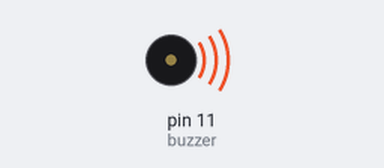
Bench run of a sketch on a simulated Arduino Uno, built with avr-gcc and run on an emulated ATmega328P. On the bench: buzzer (waves = sounding).

Above: at 0.1 s.
At 74.4 s:
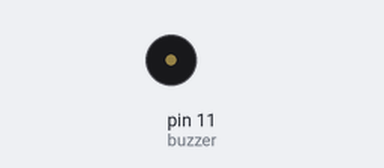
Timing chart, 0 to 75.9 s (numbered marks = the images above):
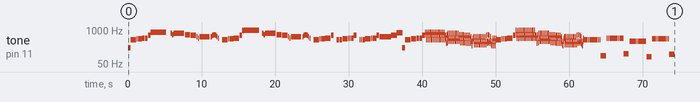

The sketch:

Hurricane_Ran-D.ino
```cpp
/*
  Hurricane by Ran-D
  Connect a piezo buzzer or speaker to pin 11 or select a new pin.
  More songs available at https://github.com/robsoncouto/arduino-songs

                                              Robson Couto, 2019
                                              Leo Wels, 2022
*/
#define NOTE_B0  31
#define NOTE_C1  33
#define NOTE_CS1 35
#define NOTE_D1  37
#define NOTE_DS1 39
#define NOTE_E1  41
#define NOTE_F1  44
#define NOTE_FS1 46
#define NOTE_G1  49
#define NOTE_GS1 52
#define NOTE_A1  55
#define NOTE_AS1 58
#define NOTE_B1  62
#define NOTE_C2  65
#define NOTE_CS2 69
#define NOTE_D2  73
#define NOTE_DS2 78
#define NOTE_E2  82
#define NOTE_F2  87
#define NOTE_FS2 93
#define NOTE_G2  98
#define NOTE_GS2 104
#define NOTE_A2  110
#define NOTE_AS2 117
#define NOTE_B2  123
#define NOTE_C3  131
#define NOTE_CS3 139
#define NOTE_D3  147
#define NOTE_DS3 156
#define NOTE_E3  165
#define NOTE_F3  175
#define NOTE_FS3 185
#define NOTE_G3  196
#define NOTE_GS3 208
#define NOTE_A3  220
#define NOTE_AS3 233
#define NOTE_B3  247
#define NOTE_C4  262
#define NOTE_CS4 277
#define NOTE_D4  294
#define NOTE_DS4 311
#define NOTE_E4  330
#define NOTE_F4  349
#define NOTE_FS4 370
#define NOTE_G4  392
#define NOTE_GS4 415
#define NOTE_A4  440
#define NOTE_AS4 466
#define NOTE_B4  494
#define NOTE_C5  523
#define NOTE_CS5 554
#define NOTE_D5  587
#define NOTE_DS5 622
#define NOTE_E5  659
#define NOTE_F5  698
#define NOTE_FS5 740
#define NOTE_G5  784
#define NOTE_GS5 831
#define NOTE_A5  880
#define NOTE_AS5 932
#define NOTE_B5  988
#define NOTE_C6  1047
#define NOTE_CS6 1109
#define NOTE_D6  1175
#define NOTE_DS6 1245
#define NOTE_E6  1319
#define NOTE_F6  1397
#define NOTE_FS6 1480
#define NOTE_G6  1568
#define NOTE_GS6 1661
#define NOTE_A6  1760
#define NOTE_AS6 1865
#define NOTE_B6  1976
#define NOTE_C7  2093
#define NOTE_CS7 2217
#define NOTE_D7  2349
#define NOTE_DS7 2489
#define NOTE_E7  2637
#define NOTE_F7  2794
#define NOTE_FS7 2960
#define NOTE_G7  3136
#define NOTE_GS7 3322
#define NOTE_A7  3520
#define NOTE_AS7 3729
#define NOTE_B7  3951
#define NOTE_C8  4186
#define NOTE_CS8 4435
#define NOTE_D8  4699
#define NOTE_DS8 4978
#define REST      0


// change this to make the song slower or faster
int tempo = 154;

// change this to whichever pin you want to use
int buzzer = 11;

// notes of the moledy followed by the duration.
// a 4 means a quarter note, 8 an eighteenth , 16 sixteenth, so on
// !!negative numbers are used to represent dotted notes,
// so -4 means a dotted quarter note, that is, a quarter plus an eighteenth!!
int melody[] = {

  // Hurricane
  // Score available at https://musescore.com/user/8407786/scores/2156716

  NOTE_GS3,4, NOTE_GS4,8, NOTE_GS4,8, NOTE_GS4,4, NOTE_AS4,8, NOTE_AS4,8,
  NOTE_AS4,4, NOTE_B4,8, NOTE_B4,8, NOTE_B4,4, NOTE_DS5,4,NOTE_GS5,-1, REST,4,
  NOTE_FS5,8, NOTE_E5,8, NOTE_FS5,1, NOTE_E5,2, NOTE_DS5,2, NOTE_CS5,8, NOTE_B4,8,
  NOTE_CS5,1, NOTE_CS5,8, NOTE_DS5,8, NOTE_E5,8, NOTE_DS5,8, NOTE_CS5,8, NOTE_B4,8,

  REST,4, NOTE_GS4,8, NOTE_GS4,8, NOTE_GS4,4, NOTE_AS4,8, NOTE_AS4,8,NOTE_AS4,4,
  NOTE_B4,8, NOTE_B4,8, NOTE_B4,4, NOTE_DS5,4,NOTE_B5,16, NOTE_AS5,16,NOTE_B5,-1, REST,8,
  NOTE_FS5,8, NOTE_E5,8,NOTE_FS5,1, NOTE_E5,2, NOTE_DS5,2, NOTE_CS5,8, NOTE_B4,8,
  NOTE_CS5,1, NOTE_CS5,8, NOTE_DS5,8, NOTE_E5,8, NOTE_DS5,8, NOTE_CS5,8, NOTE_B4,8,

  REST,4, NOTE_GS4,8, NOTE_GS4,8, NOTE_GS4,4, NOTE_AS4,8, NOTE_AS4,8,
  NOTE_AS4,4, NOTE_B4,8, NOTE_B4,8, NOTE_B4,4, NOTE_DS5,4,

  REST,4, NOTE_GS4,8, NOTE_GS4,8, NOTE_GS4,4, NOTE_AS4,8, NOTE_AS4,8,
  NOTE_AS4,4, NOTE_B4,8, NOTE_B4,8, NOTE_B4,4, NOTE_DS5,4,

  REST,4, NOTE_GS4,8, NOTE_GS4,8, NOTE_GS4,4, NOTE_AS4,8, NOTE_AS4,8,
  NOTE_AS4,4, NOTE_B4,8, NOTE_B4,8, NOTE_B4,4, NOTE_DS5,4,
  NOTE_CS5,16, NOTE_CS5,16, NOTE_CS5,16, NOTE_CS5,16,
  NOTE_CS5,16, NOTE_CS5,16, NOTE_CS5,16, NOTE_CS5,16,
  NOTE_CS5,16, NOTE_CS5,16, NOTE_CS5,16, NOTE_CS5,16,
  NOTE_CS5,16, NOTE_CS5,16, NOTE_CS5,16, NOTE_CS5,16,
  NOTE_DS5,16, NOTE_DS5,16, NOTE_DS5,16, NOTE_DS5,16,
  NOTE_DS5,16, NOTE_DS5,16, NOTE_DS5,16, NOTE_DS5,16,
  NOTE_G5,16, NOTE_G5,16, NOTE_G5,16, NOTE_G5,16,
  NOTE_G5,16, NOTE_G5,16, NOTE_G5,16, NOTE_G5,16,

  NOTE_GS3,4, NOTE_GS4,8, NOTE_GS4,8, NOTE_GS4,4, NOTE_AS4,8, NOTE_AS4,8,
  NOTE_AS4,4, NOTE_B4,8, NOTE_B4,8, NOTE_B4,4, NOTE_DS5,4,
  //NOTE_GS5,-1,
  NOTE_GS5,24, NOTE_E5,24, NOTE_GS4,24, NOTE_GS5,24, NOTE_E5,24, NOTE_GS4,24,
  NOTE_GS5,24, NOTE_E5,24, NOTE_GS4,24, NOTE_GS5,24, NOTE_E5,24, NOTE_GS4,24,
  NOTE_GS5,24, NOTE_E5,24, NOTE_GS4,24, NOTE_GS5,24, NOTE_E5,24, NOTE_GS4,24,
  NOTE_GS5,24, NOTE_E5,24, NOTE_GS4,24, NOTE_GS5,24, NOTE_E5,24, NOTE_GS4,24,
  NOTE_GS5,24, NOTE_E5,24, NOTE_GS4,24, NOTE_GS5,24, NOTE_E5,24, NOTE_GS4,24,
  NOTE_GS5,24, NOTE_E5,24, NOTE_GS4,24, NOTE_GS5,24, NOTE_E5,24, NOTE_GS4,24,
  //REST,4,
  NOTE_GS5,24, NOTE_E5,24, NOTE_GS4,24, NOTE_GS5,24, NOTE_E5,24, NOTE_GS4,24,
  //NOTE_FS5,8,
  NOTE_DS5,24, NOTE_B4, 24, NOTE_DS4,24,
  //NOTE_E5,8,
  NOTE_E5,24, NOTE_B4, 24, NOTE_E4,24,
  //NOTE_FS5,1,
  NOTE_FS5,24, NOTE_B4, 24, NOTE_FS4,24, NOTE_FS5,24, NOTE_B4, 24, NOTE_FS4,24,
  NOTE_FS5,24, NOTE_B4, 24, NOTE_FS4,24, NOTE_FS5,24, NOTE_B4, 24, NOTE_FS4,24,
  NOTE_FS5,24, NOTE_B4, 24, NOTE_FS4,24, NOTE_FS5,24, NOTE_B4, 24, NOTE_FS4,24,
  NOTE_FS5,24, NOTE_B4, 24, NOTE_FS4,24, NOTE_FS5,24, NOTE_B4, 24, NOTE_FS4,24,
  //NOTE_E5,2,
  NOTE_E5,24, NOTE_B4, 24, NOTE_E4,24, NOTE_E5,24, NOTE_B4, 24, NOTE_E4,24,
  NOTE_E5,24, NOTE_B4, 24, NOTE_E4,24, NOTE_E5,24, NOTE_B4, 24, NOTE_E4,24,
  //NOTE_DS5,2,
  NOTE_DS5,24, NOTE_B4, 24, NOTE_DS4,24, NOTE_DS5,24, NOTE_B4, 24, NOTE_DS4,24,
  NOTE_DS5,24, NOTE_B4, 24, NOTE_DS4,24, NOTE_DS5,24, NOTE_B4, 24, NOTE_DS4,24,
  //NOTE_CS5,8,
  NOTE_CS5,24, NOTE_FS4, 24, NOTE_CS4,24,
  //NOTE_B4,8,
  NOTE_B3,24, NOTE_FS4, 24, NOTE_B4,24,
  // NOTE_CS5,1,
  NOTE_CS5,24, NOTE_FS4, 24, NOTE_CS4,24, NOTE_CS5,24, NOTE_FS4, 24, NOTE_CS4,24,
  NOTE_CS5,24, NOTE_FS4, 24, NOTE_CS4,24, NOTE_CS5,24, NOTE_FS4, 24, NOTE_CS4,24,
  NOTE_CS5,24, NOTE_FS4, 24, NOTE_CS4,24, NOTE_CS5,24, NOTE_FS4, 24, NOTE_CS4,24,
  NOTE_CS5,24, NOTE_FS4, 24, NOTE_CS4,24, NOTE_CS5,24, NOTE_FS4, 24, NOTE_CS4,24,
  //NOTE_CS5,8,
  NOTE_CS5,24, NOTE_FS4, 24, NOTE_CS4,24,
  //NOTE_DS5,8,
  NOTE_DS5,24, NOTE_FS4, 24, NOTE_DS4,24,
  //NOTE_E5,8,
  NOTE_E5,24, NOTE_FS4, 24, NOTE_E4,24,
  //NOTE_DS5,8,
  NOTE_DS5,24, NOTE_FS4, 24, NOTE_DS4,24,
  //NOTE_CS5,8,
  NOTE_CS5,24, NOTE_FS4, 24, NOTE_CS4,24,
  //NOTE_B4,8,
  NOTE_B3,24, NOTE_FS4, 24, NOTE_B4,24,
  NOTE_B3,24, NOTE_FS4, 24, NOTE_B4,24, NOTE_B3,24, NOTE_FS4, 24, NOTE_B4,24,


  //REST,4,
  NOTE_GS4,8, NOTE_GS4,8, NOTE_GS4,4, NOTE_AS4,8, NOTE_AS4,8,NOTE_AS4,4,
  NOTE_B4,8, NOTE_B4,8, NOTE_B4,4, NOTE_DS5,4,
  //NOTE_B5,8,
  NOTE_B5,24, NOTE_E5, 24, NOTE_B4,24,
  //NOTE_AS5,8,
  NOTE_AS5,24, NOTE_E5, 24, NOTE_AS4,24,
  //NOTE_B5,-1,
  NOTE_B5,24, NOTE_E5, 24, NOTE_B4,24, NOTE_B5,24, NOTE_E5, 24, NOTE_B4,24,
  NOTE_B5,24, NOTE_E5, 24, NOTE_B4,24, NOTE_B5,24, NOTE_E5, 24, NOTE_B4,24,
  NOTE_B5,24, NOTE_E5, 24, NOTE_B4,24, NOTE_B5,24, NOTE_E5, 24, NOTE_B4,24,
  NOTE_B5,24, NOTE_E5, 24, NOTE_B4,24, NOTE_B5,24, NOTE_E5, 24, NOTE_B4,24,
  NOTE_B5,24, NOTE_E5, 24, NOTE_B4,24, NOTE_B5,24, NOTE_E5, 24, NOTE_B4,24,
  NOTE_B5,24, NOTE_E5, 24, NOTE_B4,24, NOTE_B5,24, NOTE_E5, 24, NOTE_B4,24,
  //NOTE_FS5,8,
  NOTE_DS5,24, NOTE_B4, 24, NOTE_DS4,24,
  //NOTE_E5,8,
  NOTE_E5,24, NOTE_B4, 24, NOTE_E4,24,
  //NOTE_FS5,1,
  NOTE_FS5,24, NOTE_B4, 24, NOTE_FS4,24, NOTE_FS5,24, NOTE_B4, 24, NOTE_FS4,24,
  NOTE_FS5,24, NOTE_B4, 24, NOTE_FS4,24, NOTE_FS5,24, NOTE_B4, 24, NOTE_FS4,24,
  NOTE_FS5,24, NOTE_B4, 24, NOTE_FS4,24, NOTE_FS5,24, NOTE_B4, 24, NOTE_FS4,24,
  NOTE_FS5,24, NOTE_B4, 24, NOTE_FS4,24, NOTE_FS5,24, NOTE_B4, 24, NOTE_FS4,24,
  //NOTE_E5,2,
  NOTE_E5,24, NOTE_B4, 24, NOTE_E4,24, NOTE_E5,24, NOTE_B4, 24, NOTE_E4,24,
  NOTE_E5,24, NOTE_B4, 24, NOTE_E4,24, NOTE_E5,24, NOTE_B4, 24, NOTE_E4,24,
  //NOTE_DS5,2,
  NOTE_DS5,24, NOTE_B4, 24, NOTE_DS4,24, NOTE_DS5,24, NOTE_B4, 24, NOTE_DS4,24,
  NOTE_DS5,24, NOTE_B4, 24, NOTE_DS4,24, NOTE_DS5,24, NOTE_B4, 24, NOTE_DS4,24,
  //NOTE_CS5,8,
  NOTE_CS5,24, NOTE_FS4, 24, NOTE_CS4,24,
  //NOTE_B4,8,
  NOTE_B3,24, NOTE_FS4, 24, NOTE_B4,24,
  // NOTE_CS5,1,
  NOTE_CS5,24, NOTE_FS4, 24, NOTE_CS4,24, NOTE_CS5,24, NOTE_FS4, 24, NOTE_CS4,24,
  NOTE_CS5,24, NOTE_FS4, 24, NOTE_CS4,24, NOTE_CS5,24, NOTE_FS4, 24, NOTE_CS4,24,
  NOTE_CS5,24, NOTE_FS4, 24, NOTE_CS4,24, NOTE_CS5,24, NOTE_FS4, 24, NOTE_CS4,24,
  NOTE_CS5,24, NOTE_FS4, 24, NOTE_CS4,24, NOTE_CS5,24, NOTE_FS4, 24, NOTE_CS4,24,
  //NOTE_CS5,8,
  NOTE_CS5,24, NOTE_FS4, 24, NOTE_CS4,24,
  //NOTE_DS5,8,
  NOTE_DS5,24, NOTE_FS4, 24, NOTE_DS4,24,
  //NOTE_E5,8,
  NOTE_E5,24, NOTE_FS4, 24, NOTE_E4,24,
  //NOTE_DS5,8,
  NOTE_DS5,24, NOTE_FS4, 24, NOTE_DS4,24,
  //NOTE_CS5,8,
  NOTE_CS5,24, NOTE_FS4, 24, NOTE_CS4,24,
  //NOTE_B4,8,
  NOTE_B3,24, NOTE_FS4, 24, NOTE_B4,24,

 /* NOTE_GS3,16, NOTE_GS3,16, NOTE_GS3,16, NOTE_GS3,16, NOTE_GS3,16, NOTE_GS3,16, NOTE_GS3,16, NOTE_GS3,16,
  NOTE_GS3,16, NOTE_GS3,16, NOTE_GS3,16, NOTE_GS3,16, NOTE_GS3,16, NOTE_GS3,16, NOTE_GS3,16, NOTE_GS3,16,
  NOTE_GS3,16, NOTE_GS3,16, NOTE_GS3,16, NOTE_GS3,16, NOTE_GS3,16, NOTE_GS3,16, NOTE_GS3,16, NOTE_GS3,16,
  NOTE_GS3,16, NOTE_GS3,16, NOTE_GS3,16, NOTE_GS3,16, NOTE_GS3,16, NOTE_GS3,16, NOTE_GS3,16, NOTE_GS3,16, /*
  NOTE_B3,16, NOTE_B3,16, NOTE_B3,16, NOTE_B3,16, NOTE_B3,16, NOTE_B3,16, NOTE_B3,16, NOTE_B3,16,
  NOTE_B3,16, NOTE_B3,16, NOTE_B3,16, NOTE_B3,16, NOTE_B3,16, NOTE_B3,16, NOTE_B3,16, NOTE_B3,16,
  NOTE_B3,16, NOTE_B3,16, NOTE_B3,16, NOTE_B3,16, NOTE_B3,16, NOTE_B3,16, NOTE_B3,16, NOTE_B3,16,
  NOTE_B3,16, NOTE_B3,16, NOTE_B3,16, NOTE_B3,16, NOTE_B3,16, NOTE_B3,16, NOTE_B3,16, NOTE_B3,16,
  NOTE_FS3,16, NOTE_FS3,16, NOTE_FS3,16, NOTE_FS3,16, NOTE_FS3,16, NOTE_FS3,16, NOTE_FS3,16, NOTE_FS3,16,
  NOTE_FS3,16, NOTE_FS3,16, NOTE_FS3,16, NOTE_FS3,16, NOTE_FS3,16, NOTE_FS3,16, NOTE_FS3,16, NOTE_FS3,16,
  NOTE_FS3,16, NOTE_FS3,16, NOTE_FS3,16, NOTE_FS3,16, NOTE_FS3,16, NOTE_FS3,16, NOTE_FS3,16, NOTE_FS3,16,
  NOTE_FS3,16, NOTE_FS3,16, NOTE_FS3,16, NOTE_FS3,16, NOTE_FS3,16, NOTE_FS3,16, NOTE_FS3,16, NOTE_FS3,16,
  NOTE_AS3,16, NOTE_AS3,16, NOTE_AS3,16, NOTE_AS3,16, NOTE_AS3,16, NOTE_AS3,16, NOTE_AS3,16, NOTE_AS3,16,
  NOTE_AS3,16, NOTE_AS3,16, NOTE_AS3,16, NOTE_AS3,16, NOTE_AS3,16, NOTE_AS3,16, NOTE_AS3,16, NOTE_AS3,16,
  NOTE_AS3,16, NOTE_AS3,16, NOTE_AS3,16, NOTE_AS3,16, NOTE_AS3,16, NOTE_AS3,16, NOTE_AS3,16, NOTE_AS3,16,
  NOTE_AS3,16, NOTE_AS3,16, NOTE_AS3,16, NOTE_AS3,16, NOTE_AS3,16, NOTE_AS3,16, NOTE_AS3,16, NOTE_AS3,16,*/

  NOTE_GS4,8, NOTE_GS4,8, NOTE_GS4,8, NOTE_GS4,8, NOTE_GS4,8, NOTE_GS4,8, NOTE_GS4,8, NOTE_GS4,8,
  NOTE_GS4,8, NOTE_GS4,8, NOTE_GS4,8, NOTE_GS4,8, NOTE_GS2,2,
  NOTE_B4,8, NOTE_B4,8, NOTE_B4,8, NOTE_B4,8, NOTE_B4,8, NOTE_B4,8, NOTE_B4,8, NOTE_B4,8,
  NOTE_B4,8, NOTE_B4,8, NOTE_B4,8, NOTE_B4,8, NOTE_B2,2,
  NOTE_FS4,8, NOTE_FS4,8, NOTE_FS4,8, NOTE_FS4,8, NOTE_FS4,8, NOTE_FS4,8, NOTE_FS4,8, NOTE_FS4,8,
  NOTE_FS4,8, NOTE_FS4,8, NOTE_FS4,8, NOTE_FS4,8, NOTE_FS2,2,
  NOTE_AS4,8, NOTE_AS4,8, NOTE_AS4,8, NOTE_AS4,8, NOTE_AS4,8, NOTE_AS4,8, NOTE_AS4,8, NOTE_AS4,8,
  NOTE_AS4,8, NOTE_AS4,8, NOTE_AS4,8, NOTE_AS4,8, NOTE_AS2,2,


//NOTE_, , NOTE_, , NOTE_, , NOTE_, , NOTE_, , NOTE_, , NOTE_, , NOTE_, , NOTE_, , NOTE_, ,

};

// sizeof gives the number of bytes, each int value is composed of two bytes (16 bits)
// there are two values per note (pitch and duration), so for each note there are four bytes
int notes = sizeof(melody) / sizeof(melody[0]) / 2;

// this calculates the duration of a whole note in ms
int wholenote = (60000 * 4) / tempo;

int divider = 0, noteDuration = 0;

void setup() {
  // iterate over the notes of the melody.
  // Remember, the array is twice the number of notes (notes + durations)
  for (int thisNote = 0; thisNote < notes * 2; thisNote = thisNote + 2) {

    // calculates the duration of each note
    divider = melody[thisNote + 1];
    if (divider > 0) {
      // regular note, just proceed
      noteDuration = (wholenote) / divider;
    } else if (divider < 0) {
      // dotted notes are represented with negative durations!!
      noteDuration = (wholenote) / abs(divider);
      noteDuration *= 1.5; // increases the duration in half for dotted notes
    }

    // we only play the note for 90% of the duration, leaving 10% as a pause
    tone(buzzer, melody[thisNote], noteDuration * 0.9);

    // Wait for the specief duration before playing the next note.
    delay(noteDuration);

    // stop the waveform generation before the next note.
    noTone(buzzer);
  }
}

void loop() {
  // no need to repeat the melody.
}
```
